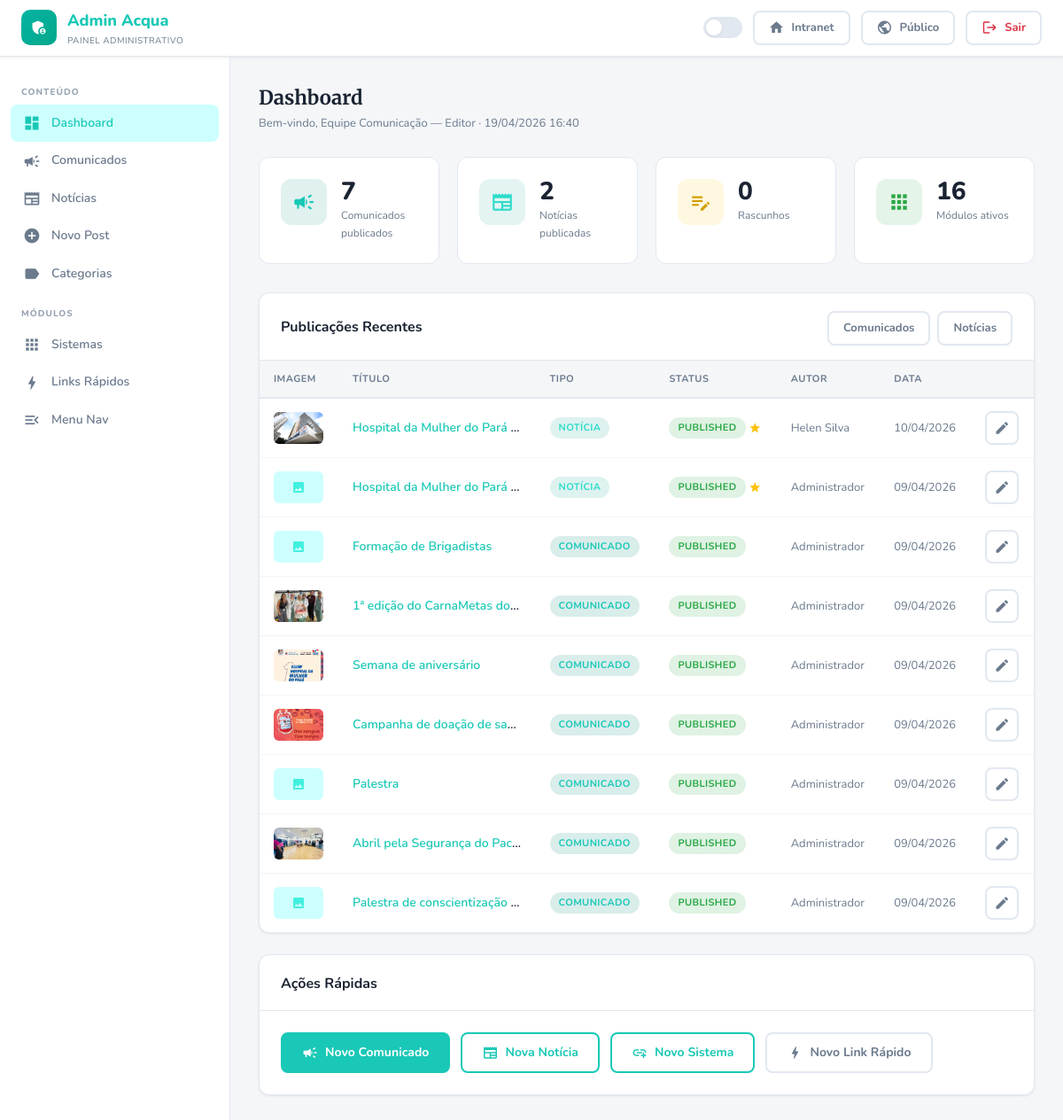
The app's page /admin/index.php (signed in) with its own data.
### tables this page shows
CREATE TABLE `posts` (
  `id` int(11) NOT NULL AUTO_INCREMENT,
  `title` varchar(255) NOT NULL,
  `slug` varchar(300) NOT NULL,
  `summary` text DEFAULT NULL,
  `content` longtext NOT NULL,
  `cover_image` varchar(255) DEFAULT NULL,
  `cover_image_alt` varchar(255) DEFAULT NULL,
  `cover_image_caption` text DEFAULT NULL,
  `type` enum('comunicado','noticia') NOT NULL,
  `category_id` int(11) DEFAULT NULL,
  `author_id` int(11) NOT NULL,
  `status` enum('draft','published','archived') DEFAULT 'draft',
  `is_featured` tinyint(1) DEFAULT 0,
  `is_public` tinyint(1) DEFAULT 1,
  `views` int(11) DEFAULT 0,
  `published_at` datetime DEFAULT NULL,
  `created_at` datetime DEFAULT current_timestamp(),
  `updated_at` datetime DEFAULT current_timestamp() ON UPDATE current_timestamp(),
  PRIMARY KEY (`id`),
  UNIQUE KEY `slug` (`slug`),
  KEY `category_id` (`category_id`),
  KEY `author_id` (`author_id`),
  CONSTRAINT `posts_ibfk_1` FOREIGN KEY (`category_id`) REFERENCES `categories` (`id`) ON DELETE SET NULL,
  CONSTRAINT `posts_ibfk_2` FOREIGN KEY (`author_id`) REFERENCES `users` (`id`) ON DELETE CASCADE
);

CREATE TABLE `users` (
  `id` int(11) NOT NULL AUTO_INCREMENT,
  `name` varchar(150) NOT NULL,
  `email` varchar(200) NOT NULL,
  `password` varchar(255) NOT NULL,
  `role` enum('admin','editor','user') DEFAULT 'user',
  `sector` varchar(100) DEFAULT NULL,
  `avatar` varchar(255) DEFAULT NULL,
  `active` tinyint(1) DEFAULT 1,
  `dark_mode` tinyint(1) DEFAULT 0,
  `last_login` datetime DEFAULT NULL,
  `created_at` datetime DEFAULT current_timestamp(),
  `updated_at` datetime DEFAULT current_timestamp() ON UPDATE current_timestamp(),
  PRIMARY KEY (`id`),
  UNIQUE KEY `email` (`email`)
);

### includes/database.php (called while the page is built, shortened)
<?php
class Database {
    private static ?PDO $instance = null;
    public static function getInstance(): PDO {
        if (self::$instance === null) {
            $dsn = 'mysql:host=' . DB_HOST . ';dbname=' . DB_NAME . ';charset=' . DB_CHARSET;
            try {
                self::$instance = new PDO($dsn, DB_USER, DB_PASS, [
                    PDO::ATTR_ERRMODE            => PDO::ERRMODE_EXCEPTION,
                    PDO::ATTR_DEFAULT_FETCH_MODE => PDO::FETCH_ASSOC,
                    PDO::ATTR_EMULATE_PREPARES   => false,
                ]);
            } catch (PDOException $e) {
                die(json_encode(['error' => 'Falha na conexão com o banco de dados.']));
            }
        }
        return self::$instance;
    }
    public static function query(string $sql, array $params = []): \PDOStatement {
        $stmt = self::getInstance()->prepare($sql);
        $stmt->execute($params);
        return $stmt;
    }
    public static function fetchAll(string $sql, array $params = []): array {
        return self::query($sql, $params)->fetchAll();
    }
    public static function count(string $sql, array $params = []): int {
        return (int) self::query($sql, $params)->fetchColumn();
    }
}

### includes/functions.php (called while the page is built, shortened)
<?php
function formatDate(string $date, string $format = 'd/m/Y'): string {
    return date($format, strtotime($date));
}

### admin/index.php (the view, shortened to what this page needs)
<?php
require_once __DIR__ . '/../includes/database.php';
require_once __DIR__ . '/../includes/functions.php';
$isDark = ($_SESSION['dark_mode'] ?? false) || (isset($_COOKIE['acqua_dark']) && $_COOKIE['acqua_dark'] === 'dark');
$stats = [
    'comunicados' => Database::count("SELECT COUNT(*) FROM posts WHERE type='comunicado' AND status='published'"),
    'noticias'    => Database::count("SELECT COUNT(*) FROM posts WHERE type='noticia' AND status='published'"),
    'rascunhos'   => Database::count("SELECT COUNT(*) FROM posts WHERE status='draft'"),
    'modulos'     => Database::count("SELECT COUNT(*) FROM modules WHERE active=1"),
];
$recentPosts = Database::fetchAll("SELECT p.*,u.name as author FROM posts p LEFT JOIN users u ON u.id=p.author_id ORDER BY p.created_at DESC LIMIT 10");
?>
<!DOCTYPE html>
<html lang="pt-BR" data-theme="<?= $isDark ? 'dark' : 'light' ?>">
<head>
  <link rel="stylesheet" href="<?= BASE_URL ?>/assets/css/style.css">
</head>
<body class="fade-in">
<nav class="navbar">
  <a href="<?= BASE_URL ?>/admin/index.php" class="navbar-brand">
    <div class="logo-icon" style="background:linear-gradient(135deg,var(--primary-dark),var(--accent2))"><span class="material-icons">admin_panel_settings</span></div>
    <div class="brand-text">Admin Acqua <small>Painel Administrativo</small></div>
  </a>
  <div class="navbar-end">
    <button class="dark-toggle <?= $isDark?'on':'' ?>"></button>
    <a href="<?= BASE_URL ?>/index.php" class="btn btn-ghost btn-sm"><span class="material-icons">home</span> Intranet</a>
    <a href="<?= BASE_URL ?>/public.php" class="btn btn-ghost btn-sm" target="_blank"><span class="material-icons">public</span> Público</a>
    <a href="<?= BASE_URL ?>/logout.php" class="btn btn-ghost btn-sm" style="color:#dc3545"><span class="material-icons">logout</span> Sair</a>
  </div>
</nav>
<div class="admin-layout">
  <aside class="admin-sidebar" id="adminSidebar">
    <div class="sidebar-label">Conteúdo</div>
    <a href="index.php" class="sidebar-link active"><span class="material-icons">dashboard</span> Dashboard</a>
    <a href="posts.php?type=comunicado" class="sidebar-link"><span class="material-icons">campaign</span> Comunicados</a>
    <a href="posts.php?type=noticia" class="sidebar-link"><span class="material-icons">newspaper</span> Notícias</a>
    <a href="posts.php?action=new" class="sidebar-link"><span class="material-icons">add_circle</span> Novo Post</a>
    <a href="categories.php" class="sidebar-link"><span class="material-icons">label</span> Categorias</a>
    <div class="sidebar-label">Módulos</div>
    <a href="modules.php?cat=sistema" class="sidebar-link"><span class="material-icons">apps</span> Sistemas</a>
    <a href="modules.php?cat=link_rapido" class="sidebar-link"><span class="material-icons">bolt</span> Links Rápidos</a>
    <a href="nav.php" class="sidebar-link"><span class="material-icons">menu_open</span> Menu Nav</a>
  </aside>
  <main class="admin-main">
    <div style="margin-bottom:28px">
      <h1 style="font-size:22px;margin-bottom:4px">Dashboard</h1>
      <p class="text-muted text-sm">Bem-vindo, <?= htmlspecialchars($_SESSION['user_name']) ?> — <?= htmlspecialchars(ucfirst($_SESSION['user_role'])) ?> · <?= date('d/m/Y H:i') ?></p>
    </div>
    <div class="stat-cards">
      <div class="stat-card">
        <div class="stat-icon" style="background:rgba(0,137,123,.12)"><span class="material-icons" style="color:var(--primary)">campaign</span></div>
        <div><div class="stat-value" data-count="<?= $stats['comunicados'] ?>"><?= $stats['comunicados'] ?></div><div class="stat-label">Comunicados publicados</div></div>
      </div>
      <div class="stat-card">
        <div class="stat-icon" style="background:rgba(38,166,154,.12)"><span class="material-icons" style="color:var(--accent)">newspaper</span></div>
        <div><div class="stat-value" data-count="<?= $stats['noticias'] ?>"><?= $stats['noticias'] ?></div><div class="stat-label">Notícias publicadas</div></div>
      </div>
      <div class="stat-card">
        <div class="stat-icon" style="background:rgba(255,193,7,.12)"><span class="material-icons" style="color:#d39e00">edit_note</span></div>
        <div><div class="stat-value" data-count="<?= $stats['rascunhos'] ?>"><?= $stats['rascunhos'] ?></div><div class="stat-label">Rascunhos</div></div>
      </div>
      <div class="stat-card">
        <div class="stat-icon" style="background:rgba(40,167,69,.12)"><span class="material-icons" style="color:#28a745">apps</span></div>
        <div><div class="stat-value" data-count="<?= $stats['modulos'] ?>"><?= $stats['modulos'] ?></div><div class="stat-label">Módulos ativos</div></div>
      </div>
    </div>
    <div class="card mb-3">
      <div class="card-header">
        <span class="card-title">Publicações Recentes</span>
        <div style="display:flex;gap:8px">
          <a href="posts.php?type=comunicado" class="btn btn-ghost btn-sm">Comunicados</a>
          <a href="posts.php?type=noticia" class="btn btn-ghost btn-sm">Notícias</a>
        </div>
      </div>
      <div class="table-responsive">
        <table class="table">
          <thead><tr><th>Imagem</th><th>Título</th><th>Tipo</th><th>Status</th><th>Autor</th><th>Data</th><th></th></tr></thead>
          <tbody>
            <?php foreach ($recentPosts as $p): ?>
            <tr>
              <td>
                <?php if (!empty($p['cover_image']) && file_exists(UPLOAD_DIR . $p['cover_image'])): ?>
                <img src="<?= UPLOAD_URL . htmlspecialchars($p['cover_image']) ?>" style="width:56px;height:36px;object-fit:cover;border-radius:6px;display:block" alt="">
                <?php else: ?>
                <div style="width:56px;height:36px;background:var(--primary-xlight);border-radius:6px;display:flex;align-items:center;justify-content:center"><span class="material-icons" style="font-size:16px;color:var(--primary-light)">image</span></div>
                <?php endif; ?>
              </td>
              <td style="font-weight:600;max-width:220px;overflow:hidden;text-overflow:ellipsis;white-space:nowrap">
                <a href="posts.php?action=edit&id=<?= $p['id'] ?>&type=<?= $p['type'] ?>"><?= htmlspecialchars($p['title']) ?></a>
              </td>
              <td><?php if ($p['type']==='comunicado'): ?><span class="badge badge-comunicado">Comunicado</span><?php else: ?><span class="badge badge-noticia">Notícia</span><?php endif; ?></td>
              <td>
                <?php $sc=['published'=>'badge-success','draft'=>'badge-warning','archived'=>'badge-info'][$p['status']]??'badge-info'; ?>
                <span class="badge <?= $sc ?>"><?= $p['status'] ?></span>
                <?php if ($p['is_featured']): ?> <span class="material-icons" style="font-size:14px;color:#ffc107;vertical-align:middle">star</span><?php endif; ?>
              </td>
              <td class="text-sm text-muted"><?= htmlspecialchars($p['author']) ?></td>
              <td class="text-sm text-muted"><?= formatDate($p['created_at']) ?></td>
              <td>
                <a href="posts.php?action=edit&id=<?= $p['id'] ?>&type=<?= $p['type'] ?>" class="btn btn-ghost btn-sm btn-icon"><span class="material-icons" style="font-size:18px">edit</span></a>
              </td>
            </tr>
            <?php endforeach; ?>
          </tbody>
        </table>
      </div>
    </div>
    <div class="card">
      <div class="card-header"><span class="card-title">Ações Rápidas</span></div>
      <div class="card-body" style="display:flex;flex-wrap:wrap;gap:12px">
        <a href="posts.php?action=new&type=comunicado" class="btn btn-primary"><span class="material-icons">campaign</span> Novo Comunicado</a>
        <a href="posts.php?action=new&type=noticia" class="btn btn-outline"><span class="material-icons">newspaper</span> Nova Notícia</a>
        <a href="modules.php?action=new&cat=sistema" class="btn btn-outline"><span class="material-icons">add_link</span> Novo Sistema</a>
        <a href="modules.php?action=new&cat=link_rapido" class="btn btn-ghost"><span class="material-icons">bolt</span> Novo Link Rápido</a>
      </div>
    </div>
  </main>
</div>
</body>
</html>

### records on screen
posts: id "7", views "2", is_featured "0", cover_image (picture), title "Campanha de doação de sa…", type "COMUNICADO", status "PUBLISHED", author.name "Administrador", created_at "09/04/2026"
posts: cover_image (picture), title "Hospital da Mulher do Pará…", type "NOTÍCIA", status "PUBLISHED", is_featured 1 (drawn), author.name "Helen Silva", created_at "10/04/2026"
posts: title "Hospital da Mulher do Pará…", type "NOTÍCIA", status "PUBLISHED", is_featured 1 (drawn), author.name "Administrador", created_at "09/04/2026"
posts: title "Formação de Brigadistas", type "COMUNICADO", status "PUBLISHED", author.name "Administrador", created_at "09/04/2026"
posts: cover_image (picture), title "1ª edição do CarnaMetas do…", type "COMUNICADO", status "PUBLISHED", author.name "Administrador", created_at "09/04/2026"
posts: cover_image (picture), title "Semana de aniversário", type "COMUNICADO", status "PUBLISHED", author.name "Administrador", created_at "09/04/2026"
posts: title "Palestra", type "COMUNICADO", status "PUBLISHED", author.name "Administrador", created_at "09/04/2026"
posts: cover_image (picture), title "Abril pela Segurança do Pac…", type "COMUNICADO", status "PUBLISHED", author.name "Administrador", created_at "09/04/2026"
posts: title "Palestra de conscientização…", type "COMUNICADO", status "PUBLISHED", author.name "Administrador", created_at "09/04/2026"

### other values on screen
$_SESSION['user_name'] "Equipe Comunicação"
$_SESSION['user_role'] "Editor"
$stats['modulos'] "16"
